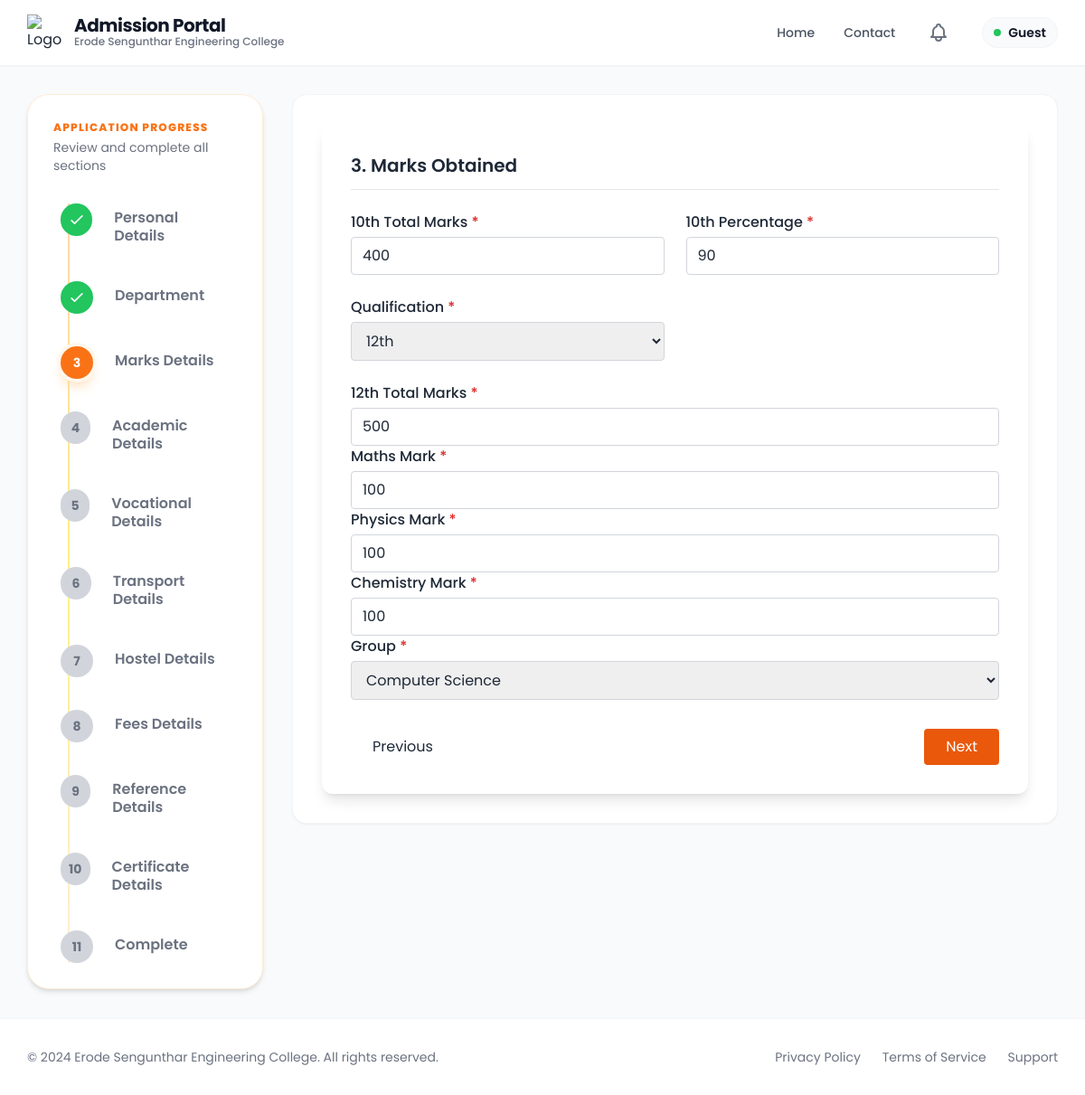
The page /marks_obtained/6/ on the database as committed earlier.
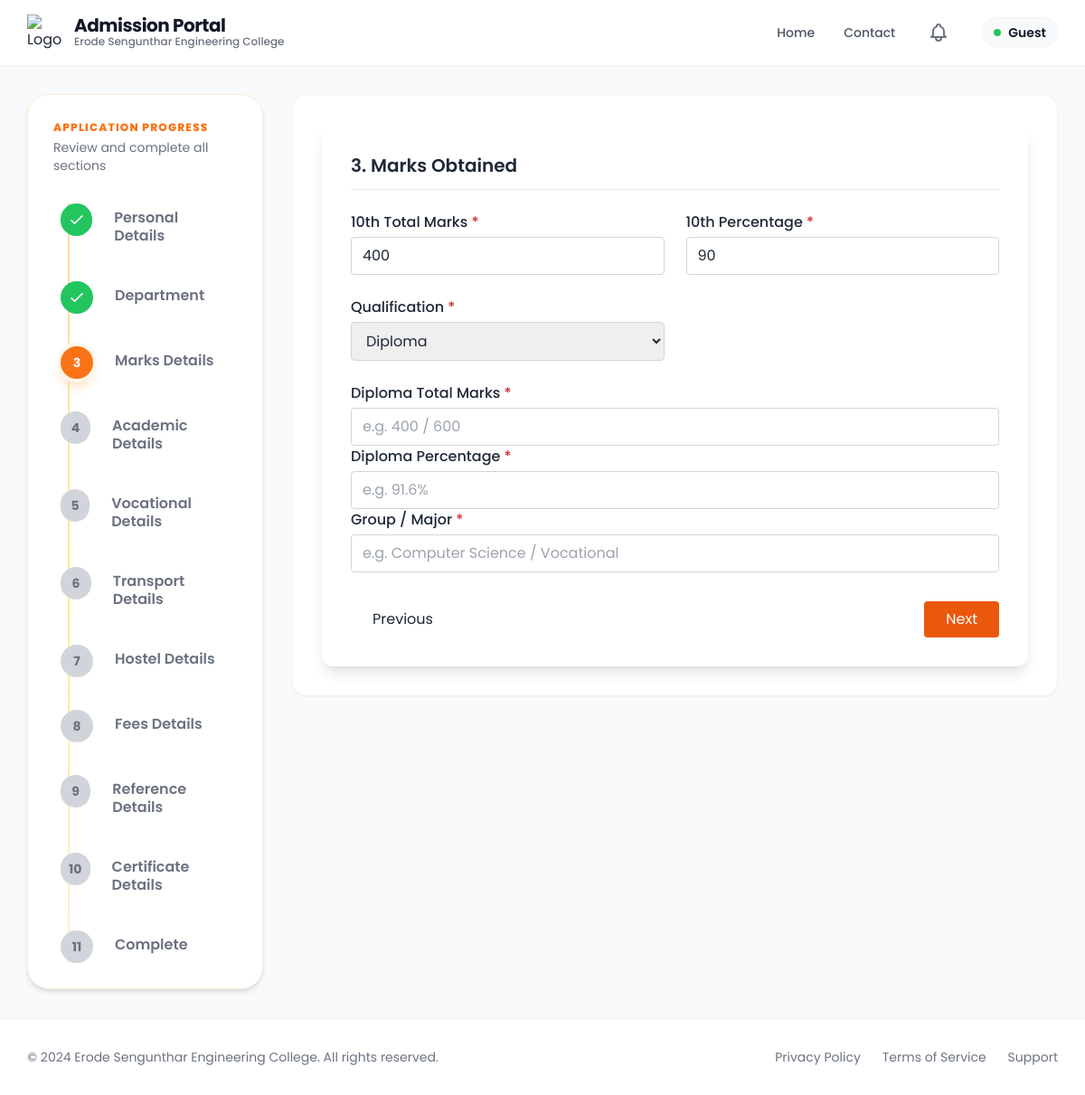
The same page on the database as committed later.
### app/models.py (models this page shows, shortened)
class Admission(models.Model):
    Application_number=models.CharField(max_length=100, unique=True, blank =True, null =True)
    unique_id=models.CharField(unique=True,blank=True,null=True)
    student_name = models.CharField(max_length=255)
    email = models.EmailField(unique=True)
    student_mobile = models.CharField(max_length=15, blank=True, null=True)
    father_mobile = models.CharField(max_length=15, blank=True, null=True)
    mother_mobile = models.CharField(max_length=15, blank=True, null=True)
    guardian_mobile = models.CharField(max_length=15,blank=True,null=True)
    father_name = models.CharField(max_length=255)
    mother_name = models.CharField(max_length=255)
    guardian_name = models.CharField(max_length=255, blank=True, null=True)
    register_number = models.CharField(max_length=100, unique=True,blank=True)
    umis_number = models.CharField(max_length=100, blank=True, null=True)
    dob = models.DateField()
    gender = models.CharField(max_length=10, choices=[('Male', 'Male'), ('Female', 'Female'), ('Others', 'Others')])
    community = models.CharField(
    max_length=255,
    choices=[ ('OC', 'Open Competition (OC)'),
    ('BC', 'Backward Class (BC)'),
    ('MBC', 'Most Backward Class (MBC)'),
    ('DNC', 'Denotified Communities (DNC)'),
    ('BCM', 'Backward Class (Muslim) (BCM)'),
    ('SC', 'Scheduled Caste (SC)'),
    ('SCA', 'Scheduled Caste (Arunthathiyar) (SCA)'),
    ('ST', 'Scheduled Tribe (ST)') ],
    blank=True,
    null=True
)
    address = models.TextField()
    state=models.CharField(blank=True,null=True)
    district=models.CharField(blank=True,null=True)
    country=models.CharField(blank=True,null=True)
    level = models.CharField(max_length=10, choices=[('ug', 'UG'), ('pg', 'PG'), ('le', 'LE')])
    department_preferences = models.JSONField(default=dict, blank=True)  # Store as {dept_name: preference_rank}
    pg_dept = models.CharField(max_length=255, blank=True, null=True)  # For PG only
    tc = models.FileField(upload_to=certificate_upload_path, blank=True)
    community_cert = models.FileField(upload_to=certificate_upload_path, blank=True)
    aadhaar = models.FileField(upload_to=certificate_upload_path, blank=True)
    tenth_marksheet = models.FileField(upload_to=certificate_upload_path, blank=True)
    twelfth_marksheet = models.FileField(upload_to=certificate_upload_path, blank=True, null=True)
    photo = models.FileField(upload_to=photo_upload_path, blank=True)
    admission_fee = models.CharField(max_length=50, blank=True)
    tuition_fee = models.CharField(max_length=50, blank=True)
    college_fee = models.CharField(max_length=50, blank=True)
    hostel_fee = models.CharField(max_length=50, blank=True)
    bus_fee = models.CharField(max_length=50, blank=True)
    transaction_id = models.CharField(max_length=50,null=True, blank=True)
    transaction_date = models.DateTimeField(null=True, blank=True)
    payment_screenshot = models.FileField(upload_to=payment_upload_path, blank=True)
    had_paid=models.BooleanField(default=False)
    tenth_total = models.CharField(max_length=50, blank=True)
    tenth_percentage = models.CharField(max_length=50, blank=True)
    twelfth_total = models.CharField(max_length=50, blank=True, null=True)
    twelfth_percentage = models.CharField(max_length=50, blank=True, null=True)
    qualification = models.CharField(max_length=10, choices=[('12th', '12th'), ('Diploma', 'Diploma')], blank=True)
    maths_marks = models.CharField(max_length=50, blank=True, null=True)
    physics_marks = models.CharField(max_length=50, blank=True, null=True)
    chemistry_marks = models.CharField(max_length=50, blank=True, null=True)
    group_major = models.CharField(max_length=255, blank=True)
    cutoff_marks = models.CharField(max_length=50, blank=True, null=True)
    last_school = models.CharField(max_length=255, blank=True)
    board = models.CharField(max_length=50, choices=[
        ('State Board', 'State Board'),
        ('CBSE', 'CBSE'),
        ('ICSE', 'ICSE'),
        ('Matriculation', 'Matriculation'),
        ('Diploma', 'Diploma'),
        ('Others', 'Others')
    ], blank=True)
    year_passing = models.IntegerField(blank=True, null=True)
    medium = models.CharField(max_length=50, choices=[
        ('Tamil', 'Tamil'),
        ('English', 'English'),
        ('Others', 'Others')
    ], blank=True)
    vocational_stream = models.CharField(max_length=100, blank=True, null=True)
    skill_proof = models.FileField(upload_to=vocational_upload_path, blank=True, null=True)
    bus_needed = models.CharField(max_length=3, choices=[('yes', 'Yes'), ('no', 'No')], blank=True)
    boarding_point = models.CharField(max_length=100, blank=True, null=True)
    bus_route = models.CharField(max_length=100, blank=True, null=True)
    hostel_needed = models.CharField(max_length=3, choices=[('yes', 'Yes'), ('no', 'No')], blank=True)
    hostel_type = models.CharField(max_length=50, blank=True, null=True)
    room_type = models.CharField(max_length=50, blank=True, null=True)
    mess_type = models.CharField(max_length=50, blank=True, null=True)
    hostel_fee_amount = models.CharField(max_length=50, blank=True, null=True)
    reference_name = models.CharField(max_length=255, blank=True)
    contact_number = models.CharField(max_length=15, blank=True)
    relationship = models.CharField(max_length=255,blank=True)
    reference_mobile = models.CharField(max_length=15,blank=True)
    reference_department = models.CharField(max_length=255,blank=True)
    reference_designation = models.CharField(max_length=255,blank=True)
    created_at = models.DateTimeField(auto_now_add=True)

### app/views.py (the view, shortened to what this page needs)
# urls.py: path('marks_obtained/<int:pk>/', views.marks_obtained, name='marks_obtained'),
def marks_obtained(request, pk):
    try:
        admission = Admission.objects.filter(pk=pk).first()
        if not admission:
            messages.error(request, 'Admission record not found.')
            return redirect('personal_details')
        return render(request, 'details_form/marks_obtained.html', {'admission': admission, "steps": get_steps(), "current_step": 3})
    except Exception as e:
        logger.error(f"Error in marks_obtained view: {str(e)}")
        messages.error(request, 'An error occurred while processing your request.')
        return redirect('personal_details')

### app/views.py (called while the page is built)
def get_steps():
    return [
        {"number": 1, "label": "Personal Details"},
        {"number": 2, "label": "Department"},
        {"number": 3, "label": "Marks Details"},
        {"number": 4, "label": "Academic Details"},
        {"number": 5, "label": "Vocational Details"},
        {"number": 6, "label": "Transport Details"},
        {"number": 7, "label": "Hostel Details"},
        {"number": 8, "label": "Fees Details"},
        {"number": 9, "label": "Reference Details"},
        {"number": 10, "label": "Certificate Details"},
        {"number": 11, "label": "Complete"},
    ]

### templates/details_form/marks_obtained.html (shortened to what the changed rows need)
{% extends 'details_form/Created_base.html' %}
{% block content %}
{% include "details_form/tracker.html" %}
<div class="col-span-1 lg:col-span-9">
  <div class="bg-white rounded-2xl shadow-sm border border-gray-100 p-6 md:p-8">
<form method="post"
      enctype="multipart/form-data"
      action="{% url 'marks_obtained' admission.id %}"
      id="marksForm">
  <div class="max-w-5xl mx-auto bg-white shadow-lg rounded-xl p-8">
    <h2 class="text-xl font-semibold mb-6 border-b pb-3">
      3. Marks Obtained
    </h2>
    <div class="grid grid-cols-1 md:grid-cols-2 gap-6">
      <div>
        <label class="block font-medium mb-1">
          10th Total Marks <span class="text-red-600">*</span>
        </label>
        <input type="text"
               name="tenth_total"
               required
               placeholder="e.g. 450 / 500"
               value="{% if admission %}{{ admission.tenth_total }}{% endif %}"
               class="w-full border border-gray-300 rounded px-3 py-2 focus:ring-2 focus:ring-blue-500">
      </div>
      <div>
        <label class="block font-medium mb-1">
          10th Percentage <span class="text-red-600">*</span>
        </label>
        <input type="text"
               name="tenth_percentage"
               required
               placeholder="e.g. 90%"
               value="{% if admission %}{{ admission.tenth_percentage }}{% endif %}"
               class="w-full border border-gray-300 rounded px-3 py-2 focus:ring-2 focus:ring-blue-500">
      </div>
      <div>
        <label class="block font-medium mb-1">
          Qualification <span class="text-red-600">*</span>
        </label>
        <select name="qualification"
                id="qualification"
                required
                class="w-full border border-gray-300 rounded px-3 py-2 focus:ring-2 focus:ring-blue-500">
          <option value="12th"
            {% if admission and admission.qualification == '12th' %}selected{% endif %}>
            12th
          </option>
          <option value="Diploma"
            {% if admission and admission.qualification == 'Diploma' %}selected{% endif %}>
            Diploma
          </option>
        </select>
      </div>
    </div>
    <div id="twelfth_fields"
         class="grid grid-cols-1 md:grid-cols-2 gap-6 mt-6
         {% if admission and admission.qualification == '12th' %}{% else %}hidden{% endif %}">
      <div>
        <label class="block font-medium mb-1">
          12th Total Marks <span class="text-red-600">*</span>
        </label>
        <input type="text"
               name="twelfth_total"
               placeholder="e.g. 400 / 600"
               value="{% if admission %}{{ admission.twelfth_total }}{% endif %}"
               class="w-full border border-gray-300 rounded px-3 py-2">
      </div>
      <div>
        <label class="block font-medium mb-1">
          Maths Mark <span class="text-red-600">*</span>
        </label>
        <input type="text"
               name="maths_marks"
               value="{% if admission %}{{ admission.maths_marks }}{% endif %}"
               placeholder="e.g. 85"
               class="w-full border border-gray-300 rounded px-3 py-2">
      </div>
      <div>
        <label class="block font-medium mb-1">
          Physics Mark <span class="text-red-600">*</span>
        </label>
        <input type="text"
               name="physics_marks"
               value="{% if admission %}{{ admission.physics_marks }}{% endif %}"
               placeholder="e.g. 90"
               class="w-full border border-gray-300 rounded px-3 py-2">
      </div>
      <div>
        <label class="block font-medium mb-1">
          Chemistry Mark <span class="text-red-600">*</span>
        </label>
        <input type="text"
               name="chemistry_marks"
               value="{% if admission %}{{ admission.chemistry_marks }}{% endif %}"
               placeholder="e.g. 88"
               class="w-full border border-gray-300 rounded px-3 py-2">
      </div>
      <div>
        <label class="block font-medium mb-1">
          Group <span class="text-red-600">*</span>
        </label>
        <select name="group_major"
                class="w-full border border-gray-300 rounded px-3 py-2">
          <option value="Computer Science"
            {% if admission and admission.group_major == 'Computer Science' %}selected{% endif %}>
            Computer Science
          </option>
        </select>
      </div>
    </div>
    <div id="diploma_fields"
         class="grid grid-cols-1 md:grid-cols-2 gap-6 mt-6
         {% if admission and admission.qualification == 'Diploma' %}{% else %}hidden{% endif %}">
      <div>
        <label class="block font-medium mb-1">
          Diploma Total Marks <span class="text-red-600">*</span>
        </label>
        <input type="text"
               name="diploma_total"
               value="{% if admission %}{{ admission.diploma_total }}{% endif %}"
               placeholder="e.g. 400 / 600"
               class="w-full border border-gray-300 rounded px-3 py-2">
      </div>
      <div>
        <label class="block font-medium mb-1">
          Diploma Percentage <span class="text-red-600">*</span>
        </label>
        <input type="text"
               name="diploma_percentage"
               value="{% if admission %}{{ admission.diploma_percentage }}{% endif %}"
               placeholder="e.g. 91.6%"
               class="w-full border border-gray-300 rounded px-3 py-2">
      </div>
      <div class="md:col-span-2">
        <label class="block font-medium mb-1">
          Group / Major <span class="text-red-600">*</span>
        </label>
        <input type="text"
               name="diploma_major"
               value="{% if admission %}{{ admission.diploma_major }}{% endif %}"
               placeholder="e.g. Computer Science / Vocational"
               class="w-full border border-gray-300 rounded px-3 py-2">
      </div>
    </div>
  </div>
</form>
  </div>
</div>
{% endblock %}

Rows that differ between the two databases and show on the page:
changed Admission: qualification "12th" → "Diploma"; twelfth_total "500" → (not shown); maths_marks "100" → (not shown); physics_marks "100" → (not shown); chemistry_marks "100" → (not shown); group_major "Computer Science" → (not shown)
Other text that changed with them:
text no longer shown: "12th Total Marks Maths Mark Physics Mark Chemistry Mark Group"
text now shown: "Diploma Total Marks Diploma Percentage Group / Major"
